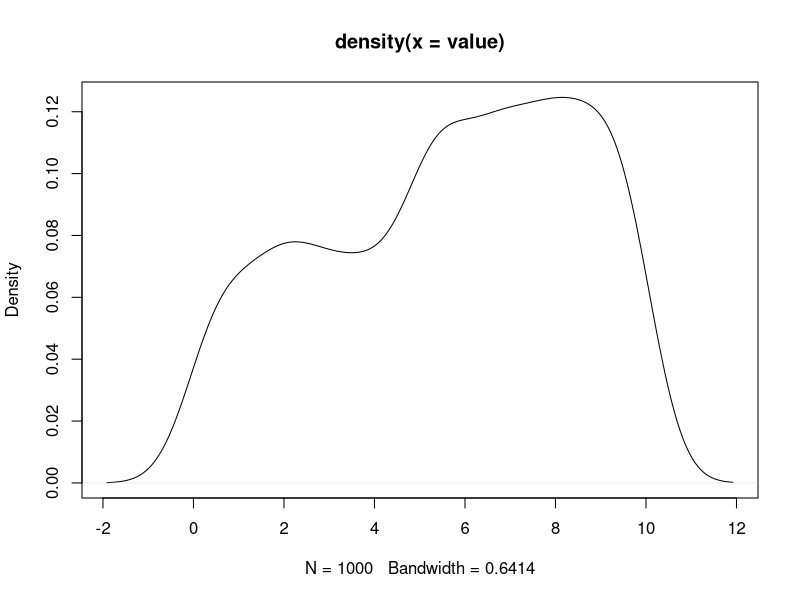

Generate this figure with R:
# 乱数の分布クラスを使用した結果の出力を、図に変換するRスクリプト

# png形式で出力する
png("piecewise_constant_distribution.png")

# TSV形式になっている乱数の出力データを読み込む
x <- read.table("piecewise_constant_distribution.tsv")

# 1列目だけを抜き出す
value = x$V1

# 以下、データの特性に合わせて、ヒストグラムかプロットかを選択してください。

# ヒストグラムとして出力
# hist(value)

# プロットとして出力
plot(density(value))
